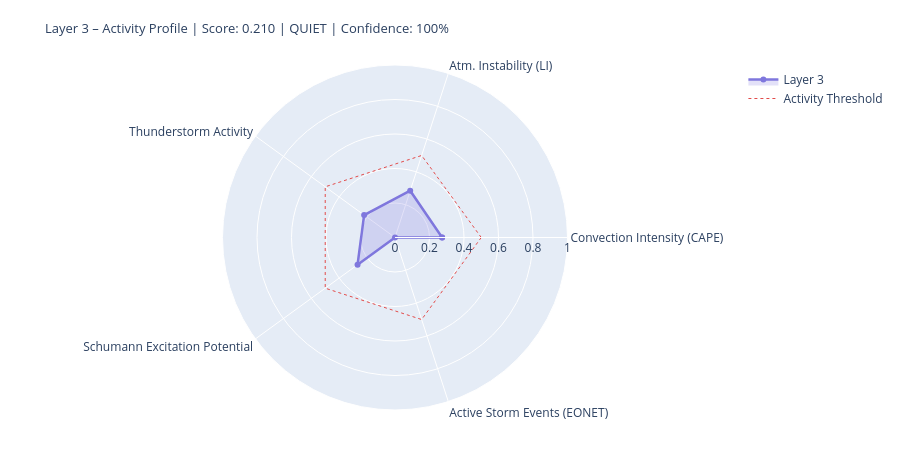

The notebook cell this image was saved under:
### Markdown cell above
---
## 4. State Assessment & Handoff to Layer 4/5

### Code cell
# ============================================================
# LAYER-3-SCORE
# Five dynamic components
# ============================================================

def norm(v, lo, hi):
    if v is None or (isinstance(v, float) and math.isnan(v)): return None
    return round(max(0.0, min(1.0, (v - lo) / (hi - lo))), 4)

# --- 1) Convection intensity (global CAPE mean) ---
cape_mean = df_atm['cape'].dropna().mean() if not df_atm.empty else None
conv_score = norm(cape_mean, 0, 3000)
conv_src   = 'primary' if cape_mean is not None else 'missing'

# --- 2) Atmospheric instability (LI mean) ---
li_mean   = df_atm['li'].dropna().mean() if not df_atm.empty else None
# Negative LI = unstable → higher score
instab_score = norm(-li_mean if li_mean is not None else None, -6, 6)
instab_src   = 'primary' if li_mean is not None else 'missing'

# --- 3) Thunderstorm activity (mean thunder score + WMO count) ---
thunder_mean = df_atm['thunder_score'].mean() if not df_atm.empty else None
n_thunder    = int(df_atm['thunderstorm'].sum()) if not df_atm.empty else 0
thunder_score_val = norm(
    (thunder_mean or 0) * 0.7 + n_thunder * 0.1, 0, 1.0
) if thunder_mean is not None else None
thunder_src = 'primary'

# --- 4) Schumann excitation potential (weighted Schumann contribution) ---
schumann_pot = df_atm['schumann_contribution'].mean() if not df_atm.empty else None
# Boosted by Layer-2 thunderstorm trigger
if schumann_pot is not None and l2_thunder:
    schumann_pot = min(1.0, schumann_pot * 1.2)
schumann_score = norm(schumann_pot, 0, 1.0) if schumann_pot is not None else None
schumann_src   = 'derived'

# --- 5) Storm activity (NASA EONET) ---
# Distinction: None = data not loaded, 0.0 = loaded but no events
storm_score = None
storm_src   = 'missing'
if raw.get('storms') is not None:          # API reached successfully
    storm_score = norm(len(storm_events), 0, 30) if storm_events else 0.0
    storm_src   = 'primary'

# X-Ray and Kp: context only, not in dynamic score
# (X-Ray = Layer-0/4 driver; Kp = geomagnetic index, not a lightning proxy)
xray_context = None
if raw.get('xray'):
    df_xc = pd.DataFrame(raw['xray'])
    fc = next((c for c in df_xc.columns
               if any(k in c.lower() for k in ['flux','long']) and 'time' not in c.lower()),
              df_xc.columns[1])
    df_xc[fc] = pd.to_numeric(df_xc[fc], errors='coerce')
    xray_last = df_xc[fc].dropna().iloc[-1] if not df_xc[fc].dropna().empty else None
    if xray_last:
        xray_class = ('X' if xray_last>=1e-4 else 'M' if xray_last>=1e-5
                      else 'C' if xray_last>=1e-6 else 'B')
        xray_context = {'flux': float(xray_last), 'class': xray_class}
        print(f'X-Ray context: {xray_class}-class ({xray_last:.2e} W/m²)')

# --- Aggregate ---
COMPONENTS = {
    'Convection Intensity (CAPE)':  {'score': conv_score,       'source': conv_src,    'dynamic': True},
    'Atm. Instability (LI)':         {'score': instab_score,     'source': instab_src,  'dynamic': True},
    'Thunderstorm Activity':              {'score': thunder_score_val, 'source': thunder_src, 'dynamic': True},
    'Schumann Excitation Potential':   {'score': schumann_score,   'source': schumann_src,'dynamic': True},
    'Active Storm Events (EONET)': {'score': storm_score,      'source': storm_src,   'dynamic': True},
}

available   = {k: v['score'] for k, v in COMPONENTS.items() if v['score'] is not None}
unavailable = [k for k, v in COMPONENTS.items() if v['score'] is None]
layer3_score = round(sum(available.values()) / len(available), 4) if available else None
confidence   = round(len(available) / len(COMPONENTS), 2)
level = ('unknown' if layer3_score is None
         else 'quiet'   if layer3_score < 0.3
         else 'moderate' if layer3_score < 0.6
         else 'active')
dominant_l3 = max(available, key=available.get) if available else 'none'

# --- Ausgabe ---
W = 68
print('=' * W)
print('LAYER 3 – ATMOSPHERE / WEATHER / THUNDERSTORMS – STATE ASSESSMENT')
print('=' * W)
for name, comp in COMPONENTS.items():
    s = comp['score']
    if s is not None:
        bar = '█' * int(s * 20) + '░' * (20 - int(s * 20))
        print(f'  {name:<36} {bar}  {s:.3f}  [{comp["source"]}]')
    else:
        print(f'  {name:<36} {"─" * 20}  n/a   [missing]')
print('-' * W)
print(f'  Score:        {layer3_score:.3f}  ({len(available)}/{len(COMPONENTS)} components)')
print(f'  Confidence:   {confidence:.0%}')
print(f'  Level:        {level.upper()}')
print(f'  Dominant:     {dominant_l3}')
print(f'  CAPE mean:    {cape_mean:.0f} J/kg' if cape_mean else '  CAPE mean:    n/a')
print(f'  LI mean:      {li_mean:.1f} K' if li_mean is not None else '  LI mean:      n/a')
print(f'  Thunderstorms:{n_thunder} points (WMO)  +  {len(storm_events)} NASA EONET')
print('=' * W)

# Radar
cats   = list(available.keys())
vals_r = list(available.values())
if len(cats) >= 3:
    fig = go.Figure()
    fig.add_trace(go.Scatterpolar(
        r=vals_r + [vals_r[0]], theta=cats + [cats[0]],
        fill='toself', fillcolor='rgba(127,119,221,0.22)',
        line=dict(color='#7F77DD', width=2.5), name='Layer 3'
    ))
    fig.add_trace(go.Scatterpolar(
        r=[0.5] * (len(cats)+1), theta=cats + [cats[0]],
        line=dict(color='#E24B4A', dash='dot', width=1),
        mode='lines', name='Activity Threshold'
    ))
    fig.update_layout(
        title=dict(
            text=f'Layer 3 – Activity Profile | Score: {layer3_score:.3f} | {level.upper()} | Confidence: {confidence:.0%}',
            font=dict(size=13)
        ),
        polar=dict(radialaxis=dict(visible=True, range=[0, 1])),
        height=450, showlegend=True,
        margin=dict(l=60, r=60, t=65, b=40)
    )
    fig.show()

### Figure 1 — Plotly figure (JSON) as saved in the notebook; plotly's stock layout.template omitted (floating-point values rounded to 4 significant figures)
{"data": [{"fill": "toself", "fillcolor": "rgba(127,119,221,0.22)", "line": {"color": "#7F77DD", "width": 2.5}, "name": "Layer 3", "r": [0.2733, 0.285, 0.2213, 0.2684, 0.0, 0.2733], "theta": ["Convection Intensity (CAPE)", "Atm. Instability (LI)", "Thunderstorm Activity", "Schumann Excitation Potential", "Active Storm Events (EONET)", "Convection Intensity (CAPE)"], "type": "scatterpolar"}, {"line": {"color": "#E24B4A", "dash": "dot", "width": 1}, "mode": "lines", "name": "Activity Threshold", "r": [0.5, 0.5, 0.5, 0.5, 0.5, 0.5], "theta": ["Convection Intensity (CAPE)", "Atm. Instability (LI)", "Thunderstorm Activity", "Schumann Excitation Potential", "Active Storm Events (EONET)", "Convection Intensity (CAPE)"], "type": "scatterpolar"}], "layout": {"height": 450, "margin": {"b": 40, "l": 60, "r": 60, "t": 65}, "polar": {"radialaxis": {"range": [0, 1], "visible": true}}, "showlegend": true, "title": {"font": {"size": 13}, "text": "Layer 3 – Activity Profile | Score: 0.210 | QUIET | Confidence: 100%"}}}
